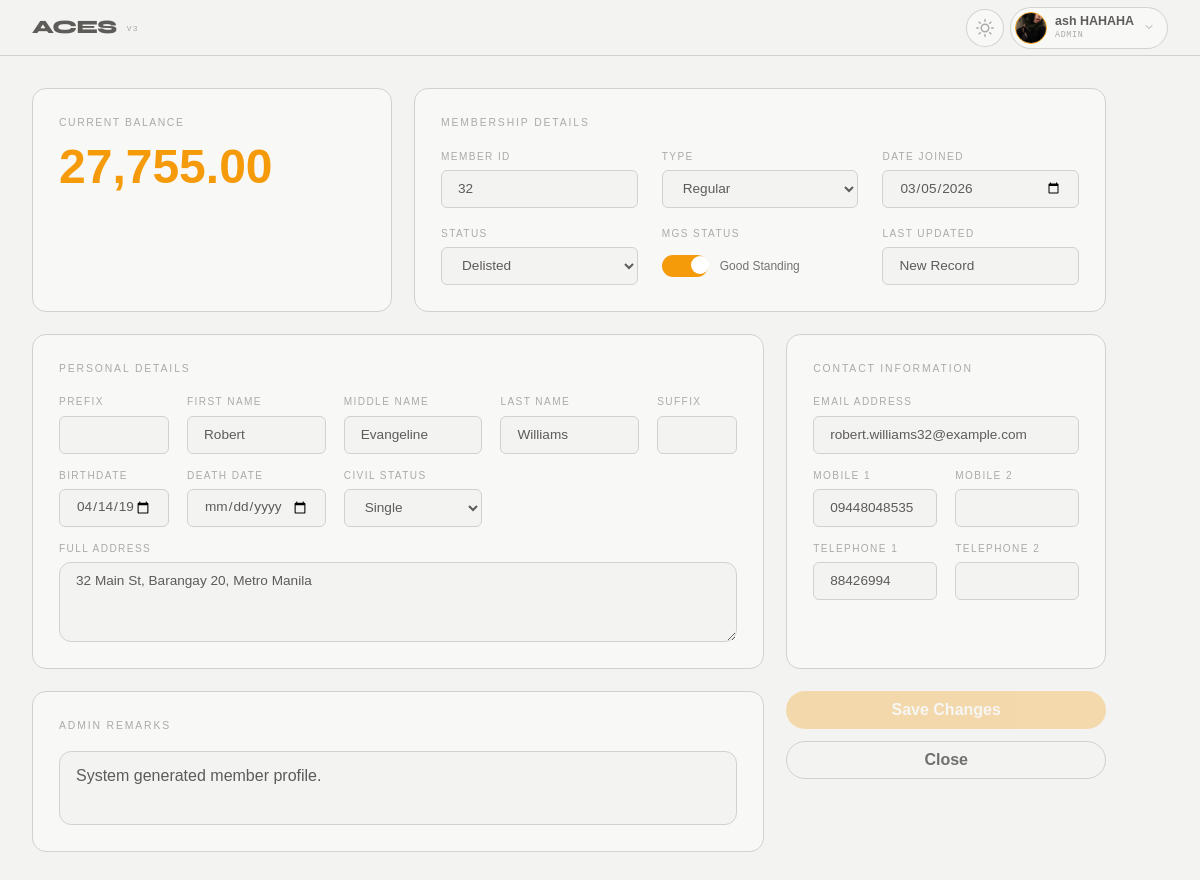
/index.php?page=member_view&member_id=32 (signed in), run on the app's committed database.
### tables this page shows
CREATE TABLE `members` (
  `id` int(11) NOT NULL,
  `member_id` int(11) DEFAULT NULL,
  `membership_type` varchar(50) DEFAULT NULL,
  `username` varchar(50) DEFAULT NULL,
  `password` varchar(255) DEFAULT NULL,
  `first_name` varchar(100) DEFAULT NULL,
  `middle_name` varchar(100) DEFAULT NULL,
  `last_name` varchar(100) DEFAULT NULL,
  `email` varchar(150) DEFAULT NULL,
  `profile_picture` varchar(255) DEFAULT NULL,
  `prefix` varchar(20) DEFAULT NULL,
  `suffix` varchar(20) DEFAULT NULL,
  `birthdate` date DEFAULT NULL,
  `death_date` date DEFAULT NULL,
  `approval_date` datetime DEFAULT NULL,
  `balance` decimal(10,2) DEFAULT 0.00,
  `is_mgs` tinyint(1) DEFAULT 0,
  `remarks` text DEFAULT NULL,
  `role_id` int(11) DEFAULT NULL,
  `phone_number` varchar(20) DEFAULT NULL,
  `telephone_number` varchar(20) DEFAULT NULL,
  `civil_status` varchar(20) DEFAULT NULL,
  `address` text DEFAULT NULL,
  `status` enum('Active','Deceased','Delisted','On-Hold','Overdue','Under Litigation') NOT NULL DEFAULT 'Active',
  `phone_number_2` varchar(255) DEFAULT NULL,
  `telephone_number_2` varchar(255) DEFAULT NULL
);

### core/repository/member_repository.php (called while the page is built, shortened)
<?php
class MemberRepository
{
    private $db;
    public function __construct($db)
    {
        $this->db = $db;
    }
    public function findById($id)
    {
        $stmt = $this->db->prepare("SELECT * FROM members WHERE id = ?");
        $stmt->execute([(int)$id]);
        return $stmt->fetch(PDO::FETCH_ASSOC);
    }
}

### views/auth/admin/member_view.php (the view, shortened to what this page needs)
<?php
require_once 'core/repository/member_repository.php';
$db = (new DB())->connect();
$memberRepo = new MemberRepository($db);
$targetId = isset($_GET['member_id']) ? (int)$_GET['member_id'] : 0;
$m = $memberRepo->findById($targetId);
?>
<form method="POST" action="">
    <div class="pg-centered">
        <div class="mv">
            <div class="mv__grid">
                <section class="mv-card mv-card--balance">
                    <div class="mv-card__label">Current Balance</div>
                    <input type="text" class="mv-card__balance" name="balance" value="<?= number_format((float)$m['balance'], 2, '.', ',') ?>">
                </section>
                <section class="mv-card mv-card--membership">
                    <header class="mv-card__title">Membership Details</header>
                    <div class="mv-form" style="grid-template-columns: repeat(3, 1fr);">
                        <div class="mv-field">
                            <label class="mv-label">Member ID</label>
                            <input class="mv-input" name="member_id" value="<?= htmlspecialchars($m['member_id']) ?>" readonly>
                        </div>
                        <div class="mv-field">
                            <label class="mv-label">Type</label>
                            <select class="mv-input" name="membership_type">
                                <?php foreach (['Regular', 'Associate'] as $opt): ?>
                                    <option value="<?= $opt ?>" <?= $m['membership_type'] == $opt ? 'selected' : '' ?>><?= $opt ?></option>
                                <?php endforeach; ?>
                            </select>
                        </div>
                        <div class="mv-field">
                            <label class="mv-label">Date Joined</label>
                            <input type="date"
                                class="mv-input"
                                name="approval_date"
                                value="<?= !empty($m['approval_date']) ? date('Y-m-d', strtotime($m['approval_date'])) : '' ?>">
                        </div>
                        <div class="mv-field">
                            <label class="mv-label">Status</label>
                            <select class="mv-input" name="status">
                                <?php foreach (['Active', 'Deceased', 'Delisted', 'On-Hold', 'Overdue', 'Under Litigation'] as $opt): ?>
                                    <option value="<?= $opt ?>" <?= $m['status'] == $opt ? 'selected' : '' ?>><?= $opt ?></option>
                                <?php endforeach; ?>
                            </select>
                        </div>
                        <div class="mv-field">
                            <label class="mv-label">MGS Status</label>
                            <div style="display: flex; align-items: center; gap: 12px; height: 38px;">
                                <label class="mgs-switch">
                                    <span class="mgs-slider"></span>
                                </label>
                                <span class="mv-label" style="text-transform: none; color: var(--t2); letter-spacing: normal;">
                                    <?= ($m['is_mgs'] ?? 0) ? 'Good Standing' : 'Not in GS' ?>
                                </span>
                            </div>
                        </div>
                        <div class="mv-field">
                            <label class="mv-label">Last Updated</label>
                            <input class="mv-input" value="<?= !empty($m['updated_at']) ? date('M d, Y', strtotime($m['updated_at'])) : 'New Record' ?>" readonly title="Automatically tracked by system">
                        </div>
                    </div>
                </section>
                <section class="mv-card mv-card--personal">
                    <header class="mv-card__title">Personal Details</header>
                    <div class="mv-form mv-form--personal">
                        <div class="mv-field"><label class="mv-label">Prefix</label><input class="mv-input" name="prefix" value="<?= htmlspecialchars($m['prefix']) ?>"></div>
                        <div class="mv-field"><label class="mv-label">First Name</label><input class="mv-input" name="first_name" value="<?= htmlspecialchars($m['first_name']) ?>"></div>
                        <div class="mv-field"><label class="mv-label">Middle Name</label><input class="mv-input" name="middle_name" value="<?= htmlspecialchars($m['middle_name']) ?>"></div>
                        <div class="mv-field"><label class="mv-label">Last Name</label><input class="mv-input" name="last_name" value="<?= htmlspecialchars($m['last_name']) ?>"></div>
                        <div class="mv-field"><label class="mv-label">Suffix</label><input class="mv-input" name="suffix" value="<?= htmlspecialchars($m['suffix']) ?>"></div>
                        <div class="mv-field"><label class="mv-label">Birthdate</label><input type="date" class="mv-input" name="birthdate" value="<?= $m['birthdate'] ?>"></div>
                        <div class="mv-field"><label class="mv-label">Death Date</label><input type="date" class="mv-input" name="death_date" value="<?= $m['death_date'] ?>"></div>
                        <div class="mv-field">
                            <label class="mv-label">Civil Status</label>
                            <select class="mv-input" name="civil_status">
                                <?php foreach (['Single', 'Married', 'Widow'] as $opt): ?>
                                    <option value="<?= $opt ?>" <?= $m['civil_status'] == $opt ? 'selected' : '' ?>><?= $opt ?></option>
                                <?php endforeach; ?>
                            </select>
                        </div>
                        <div class="mv-field mv-field--full"><label class="mv-label">Full Address</label><textarea class="mv-input" name="address"><?= htmlspecialchars($m['address']) ?></textarea></div>
                    </div>
                </section>
                <section class="mv-card mv-card--contact">
                    <header class="mv-card__title">Contact Information</header>
                    <div class="mv-form">
                        <div class="mv-field mv-field--full"><label class="mv-label">Email Address</label><input class="mv-input" name="email" value="<?= htmlspecialchars($m['email']) ?>"></div>
                        <div class="mv-field"><label class="mv-label">Mobile 1</label><input class="mv-input" name="phone_number" value="<?= htmlspecialchars($m['phone_number']) ?>"></div>
                        <div class="mv-field"><label class="mv-label">Mobile 2</label><input class="mv-input" name="phone_number_2" value="<?= htmlspecialchars($m['phone_number_2'] ?? '') ?>"></div>
                        <div class="mv-field"><label class="mv-label">Telephone 1</label><input class="mv-input" name="telephone_number" value="<?= htmlspecialchars($m['telephone_number']) ?>"></div>
                        <div class="mv-field"><label class="mv-label">Telephone 2</label><input class="mv-input" name="telephone_number_2" value="<?= htmlspecialchars($m['telephone_number_2'] ?? '') ?>"></div>
                    </div>
                </section>
                <section class="mv-card mv-card--remarks">
                    <header class="mv-card__title">Admin Remarks</header>
                    <textarea class="mv-remarks" name="remarks"><?= htmlspecialchars($m['remarks']) ?></textarea>
                </section>
                <div class="mv-action-bar">
                    <button type="submit" name="save_member" class="mv-btn mv-btn--save">Save Changes</button>
                    <a href="index.php?page=dashboard" class="mv-btn mv-btn--close" style="text-align: center; text-decoration: none;">Close</a>
                </div>
            </div>
        </div>
    </div>
</form>

### assets/css/variables.css (style rules this page uses)
:root { --bg: #f3f3f2; --surface: #f8f8f7; --raised: #f0ede8; --rim: #e0dcd5; --gold: #f59b0a; --gold-dim: rgba(217, 142, 22, 0.1); --text: #1c1a17b2; --t2: rgba(26, 25, 23, 0.6); --t3: rgba(26, 25, 23, 0.35); --border: rgba(211, 209, 207, 1.0); --border2: rgba(0, 0, 0, 0.15); --danger: #d93d3d; --ok: #27a858; --font-main: 'Poppins', sans-serif; --font-heading: 'Syne', sans-serif; --font-mono: 'IBM Plex Mono', monospace; --status-active: #10b981; --status-deceased: #4b5563; --status-delisted: #ef4444; --status-hold: #3b82f6; --status-overdue: #f59e0b; --status-litigation: #8b5cf6; }

### assets/css/main.css (style rules this page uses)
html { transition: background-color 0.3s ease, color 0.3s ease; }
body { background-color: var(--bg); color: var(--text); }

### assets/css/member.css (style rules this page uses)
.mv { max-width: 1280px; margin: 0 auto; padding: 32px; }
.mv__grid { display: grid; grid-template-columns: 360px 0.85fr 320px; grid-template-rows: auto auto auto auto; gap: 22px; grid-template-areas: "balance membership membership" "personal personal contact" "remarks remarks action"; }
.mv-card { background: var(--surface); border: 1px solid var(--border); border-radius: 14px; padding: 26px; display: flex; flex-direction: column; }
.mv-card--balance { grid-area: balance; }
input.mv-card__balance { width: 100%; border: none; background: transparent; color: var(--gold); font-family: inherit; font-size: 3rem; font-weight: 800; padding: 0; outline: none; }
.mv-card--membership { grid-area: membership; }
.mv-card--personal { grid-area: personal; }
.mv-card--contact { grid-area: contact; }
.mv-card--contact .mv-form { display: grid; grid-template-columns: 1fr 1fr; gap: 14px 18px; }
.mv-card--remarks { grid-area: remarks; }
.mv-action-bar { grid-area: action; display: flex; flex-direction: column; gap: 12px; }
.mv-card__title { font-size: .65rem; letter-spacing: .18em; text-transform: uppercase; color: var(--t3); margin-bottom: 18px; }
.mv-card__label { font-size: .65rem; letter-spacing: .15em; text-transform: uppercase; color: var(--t3); }
.mv-card__balance { font-size: 3rem; font-weight: 700; color: var(--gold); font-family: var(--font-heading); }
.mv-form { display: grid; grid-template-columns: repeat(3, 1fr); gap: 14px 18px; }
.mv-form--personal { grid-template-columns: 110px 1fr 1fr 1fr 80px; }
.mv-field { display: flex; flex-direction: column; gap: 6px; min-width: 0; }
.mv-field--full { grid-column: 1 / -1; }
.mv-label { font-size: .63rem; letter-spacing: .14em; text-transform: uppercase; color: var(--t3); }
.mv-input { box-sizing: border-box; background: var(--bg); border: 1px solid var(--border); border-radius: 6px; height: 38px; padding: 8px 16px; font-size: .85rem; color: var(--text); font-family: var(--font-main); outline: none; }
.mgs-switch { position: relative; display: inline-block; width: 46px; height: 22px; flex-shrink: 0; }
.mv-card--membership .mv-form { grid-template-columns: repeat(3, 1fr); gap: 18px 24px; }
.mv-field span.mv-label { font-size: 0.75rem; font-weight: 500; }
.mgs-slider { position: absolute; cursor: pointer; top: 0; left: 0; right: 0; bottom: 0; background-color: var(--border); transition: .4s; border-radius: 24px; }
.mgs-slider:before { position: absolute; content: ""; height: 18px; width: 18px; left: 3px; bottom: 3px; background-color: white; transition: .4s; border-radius: 50%; }
input:checked+.mgs-slider { background-color: var(--gold); }
input:checked+.mgs-slider:before { transform: translateX(26px); }
textarea.mv-input { height: auto; min-height: 80px; resize: vertical; border-radius: 12px; }
.mv-remarks { flex: 1; padding: 12px 16px; background: var(--bg); border: 1px solid var(--border); border-radius: 12px; color: var(--text); font-family: var(--font-main); resize: none; }
.mv-btn { height: 38px; padding: 0 24px; border-radius: 50px; font-weight: 600; cursor: pointer; border: none; font-family: var(--font-main); display: flex; align-items: center; justify-content: center; }
.mv-btn--save { background: var(--gold); color: #fff; }
.mv-btn--save:disabled { opacity: 0.3; cursor: not-allowed; filter: none; }
.mv-btn--close { background: transparent; border: 1px solid var(--border); color: var(--t2); }

### data on the page
members: balance "27,755.00", member_id "32", membership_type "Regular", approval_date "03/05/2026", status "Delisted", first_name "Robert", middle_name "Evangeline", last_name "Williams", birthdate "04/14/1990", address "32 Main St, Barangay 20, Metro Manila", email "robert.williams32@example.com", phone_number "09448048535", telephone_number "88426994", remarks "System generated member profile."

### other printed values
$user['name'] "ash HAHAHA"
$user['role'] "ADMIN"
form field civil_status "Single"
